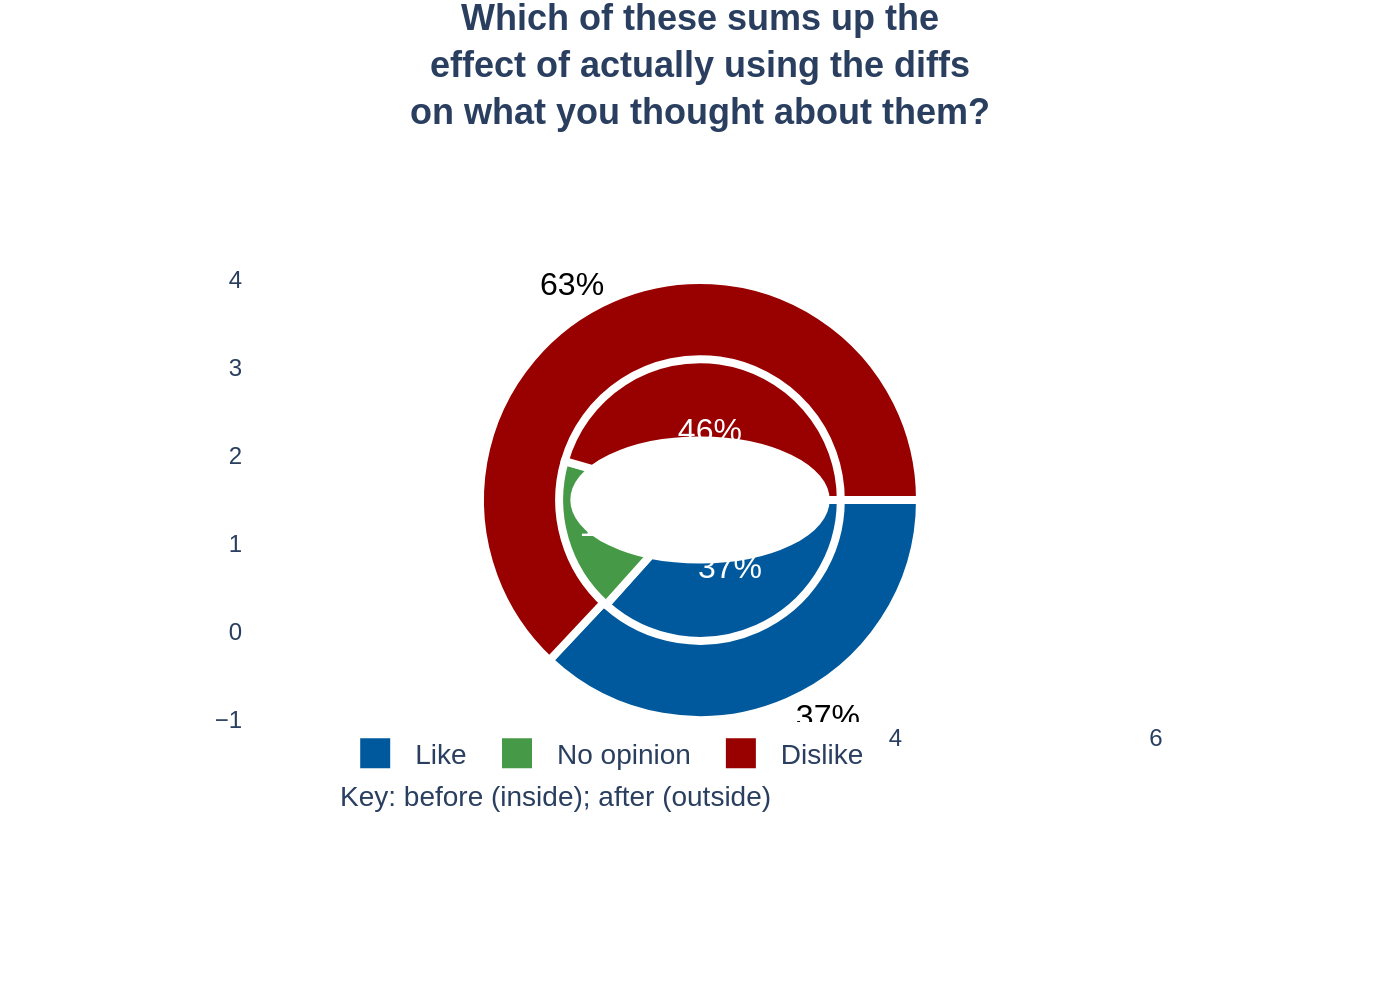

Write Python code to recreate this figure.
import sys
import json
import pathlib
import plotly.graph_objects as go

if len(sys.argv) != 2:
    print("Usage: python script.py <path_to_json_file>", file=sys.stderr)
    sys.exit(1)

json_path = pathlib.Path(sys.argv[1])
if not json_path.is_file():
    print(f"Error: File not found at {json_path}", file=sys.stderr)
    sys.exit(1)

output_path = json_path.with_suffix(".png")

with open(json_path, 'r', encoding='utf-8') as f:
    chart_info = json.load(f)

data_series = chart_info['chart_data']
texts = chart_info['texts']
color_map = chart_info['colors']

fig = go.Figure()

# The outer ring must be added first to be in the background.
# The data is structured with the inner ring at index 0 and outer at index 1.
outer_ring = data_series[1]
outer_colors = [color_map.get(label) for label in outer_ring['labels']]
fig.add_trace(go.Pie(
    labels=outer_ring['labels'],
    values=outer_ring['values'],
    marker=dict(colors=outer_colors, line=dict(color='white', width=4)),
    textinfo='percent',
    texttemplate='%{value}%',
    textposition='outside',
    textfont=dict(size=16, family="Arial", color='black'),
    domain={'x': [0, 1], 'y': [0, 1]},
    sort=False,
    direction='clockwise',
    rotation=90,
    showlegend=False
))

inner_ring = data_series[0]
inner_colors = [color_map.get(label) for label in inner_ring['labels']]
fig.add_trace(go.Pie(
    labels=inner_ring['labels'],
    values=inner_ring['values'],
    marker=dict(colors=inner_colors, line=dict(color='white', width=4)),
    textinfo='percent',
    texttemplate='%{value}%',
    textposition='inside',
    insidetextorientation='horizontal',
    textfont=dict(size=16, family="Arial", color='white'),
    domain={'x': [0.18, 0.82], 'y': [0.18, 0.82]},
    sort=False,
    direction='clockwise',
    rotation=90,
    showlegend=False
))

# Create a custom legend to match the original chart's style and order.
legend_order = ["Like", "No opinion", "Dislike"]
for label in legend_order:
    if label in color_map:
        fig.add_trace(go.Scatter(
            x=[None], y=[None],
            mode='markers',
            marker=dict(symbol='square', size=15, color=color_map[label]),
            name=label,
            showlegend=True
        ))

fig.update_layout(
    title=dict(
        text=f"<b>{texts['title']}</b>",
        y=0.97,
        x=0.5,
        xanchor='center',
        yanchor='top',
        font=dict(size=18, family="Arial")
    ),
    legend=dict(
        orientation="h",
        yanchor="bottom",
        y=-0.15,
        xanchor="left",
        x=0.1,
        font=dict(family="Arial", size=14),
        traceorder='normal'
    ),
    margin=dict(l=40, r=40, t=140, b=140),
    paper_bgcolor='white',
    plot_bgcolor='white',
    font=dict(family="Arial"),
    showlegend=True,
    shapes=[dict(
        type="circle",
        xref="paper", yref="paper",
        x0=0.36, y0=0.36, x1=0.64, y1=0.64,
        line_color="white",
        fillcolor="white"
    )],
    annotations=[
        dict(
            text=texts['note'],
            align='left',
            showarrow=False,
            xref='paper',
            yref='paper',
            x=0.1,
            y=-0.22,
            font=dict(family="Arial", size=14)
        )
    ]
)

fig.write_image(str(output_path), scale=2)
print(f"Chart saved to {output_path}")
